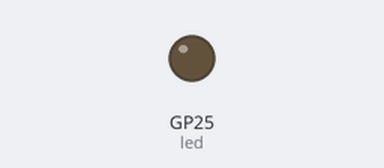
The program below on a simulated Raspberry Pi Pico running MicroPython. Shown: output pins drawn as LEDs (lit = HIGH).

Above: at 1.0 s.
At 3.0 s:
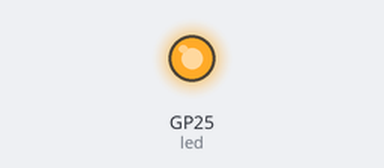
Timing chart, 0 to 5.2 s (numbered marks = the images above):
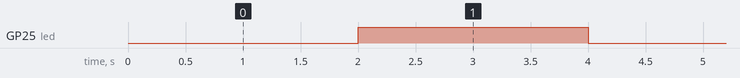

The program:

lesson5_3.py
```python
from machine import Timer,Pin


def callback2000(n):
    led = Pin("LED",Pin.OUT)
    if led.value() == 0:
        led.on()
    else:
        led.off()


def main():
    timer = Timer(period = 2000, callback = callback2000)

if __name__ =="__main__":
    main()
        
```

Measured:
- by itself, GP25 (led): alternates HIGH for 2.0 s and LOW for 2.0 s
